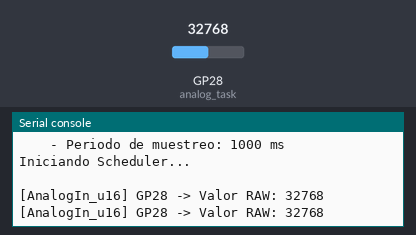
The program below on a simulated Raspberry Pi Pico running MicroPython. Parts: the last lines printed to the serial console. Inputs (shaded band) come from the test bench; at power-on: GP28 (analog_task) = 32768 (analog values on the 0–65535 scale). WiFi joins after 1.5 s; no MQTT or app messages arrive unless stated.

Above: at 2.8 s.
2.9 s: GP28 (analog_task) set to 45874
At 4.2 s:
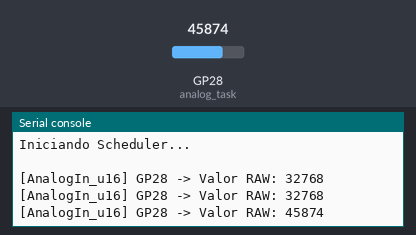
4.4 s: GP28 (analog_task) set to 57670
At 5.0 s:
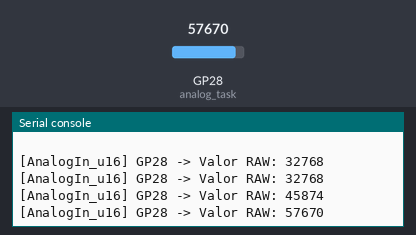
Timing chart, 0 to 7.4 s (numbered marks = the images above; inputs shaded):
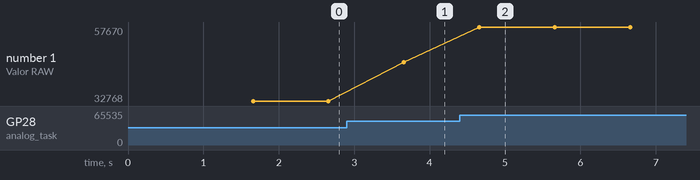

The program:

main.py
```python
"""
main.py
=======
Lanzador del Taller 6 en MicroPython para Raspberry Pi Pico WH 1 (Thonny).
Mide el voltaje de la batería 18650 conectada al cargador TP4056 a través de un
divisor de voltaje conectado al pin GP28 (ADC2), y publica el valor digital por MQTT.
"""

import machine
import time
from analog_in import AnalogIn
from mqtt_client import PubSubMQTT
from scheduler import Scheduler
from wifi_manager import WiFiManager

# ----------------------------------------------------
# CONFIGURACIÓN
# ----------------------------------------------------
SSID = "TU_WIFI_AQUI"
PASSWORD = "TU_PASSWORD_AQUI"
MQTT_BROKER = "broker.hivemq.com"
PORT = 1883
PREFIX = "UDFJC/iot_ws/robot0/"

unique_id = machine.unique_id().hex()
NODE_NAME = f"emb_node_{unique_id[-4:]}"


def main():
    print("==================================================")
    print("🔋 TALLER 6: MONITOREO DE BATERÍA 18650 Y ADC")
    print("==================================================")

    # 1. Conexión Wi-Fi
    wifi = WiFiManager(ssid=SSID, password=PASSWORD)
    if not wifi.connect():
        return

    # 2. Conexión MQTT
    mqtt = PubSubMQTT(client_id=NODE_NAME, broker=MQTT_BROKER, port=PORT, prefix=PREFIX)
    mqtt.connect()

    # 3. Inicializar Scheduler y Tarea Analógica
    scheduler = Scheduler()

    # Configurar AnalogIn en el pin GP28 (ADC2) con lectura cada 1000 ms (1 segundo)
    analog_task = AnalogIn(
        scheduler=scheduler,
        pubsub=mqtt,
        gpio="GP28",
        period_ms=1000,
    )

    print("\n[+] Sistema listo:")
    print("    - Pin ADC: GP28")
    print(f"    - Tópico MQTT: {PREFIX}AnalogIn_u16/GP28")
    print("    - Periodo de muestreo: 1000 ms")
    print("Iniciando Scheduler...\n")

    # 4. Ejecutar el Scheduler
    scheduler.run()


if __name__ == "__main__":
    main()
```

analog_in.py
```python
"""
analog_in.py
============
Clase AnalogIn para lectura de entradas analógicas (ADC) y monitoreo de voltaje.
Publica en el tópico:
    AnalogIn_u16/<gpio>
Payload:
    {"value": 12345}
"""

from machine import ADC
from task import Task


class AnalogIn(Task):
    def __init__(self, scheduler, pubsub, gpio="GP28", period_ms=1000):
        """
        gpio: Identificador del pin ADC. Ejemplo: "GP26", "GP27", "GP28".
        period_ms: Intervalo entre lecturas y publicaciones.
        """
        self.pubsub = pubsub
        self.gpio = gpio

        # Extraer número de pin (ej. GP28 -> 28)
        pin_number = int(gpio.replace("GP", ""))
        self.adc = ADC(pin_number)

        self.topic = "AnalogIn_u16/" + gpio
        print(f"[AnalogIn] Inicializado en {self.gpio}. Tópico: '{self.topic}'")

        super().__init__(scheduler, period_ms=period_ms, name=f"adc_{gpio}")

    def update(self):
        # Lectura de 16 bits sin signo (0 a 65535)
        value = self.adc.read_u16()

        msg = {
            "value": value
        }

        print(f"[AnalogIn_u16] {self.gpio} -> Valor RAW: {value}")
        self.pubsub.publish(self.topic, msg)
```

mqtt_client.py
```python
"""
mqtt_client.py
==============
Cliente MQTT liviano con prefijo de tópicos para MicroPython.
"""

import json
from umqtt.simple import MQTTClient


class PubSubMQTT:
    def __init__(self, client_id, broker="broker.hivemq.com", port=1883, prefix="UDFJC/iot_ws/robot0/"):
        self.client_id = client_id
        self.broker = broker
        self.port = port
        self.prefix = prefix

        self.client = MQTTClient(
            client_id=self.client_id,
            server=self.broker,
            port=self.port,
            keepalive=60,
        )
        self.is_connected = False

    def connect(self):
        self.client.connect()
        self.is_connected = True
        print(f"[MQTT] Conectado al broker {self.broker} como '{self.client_id}'")

    def publish(self, local_topic, data):
        if not self.is_connected:
            return

        full_topic = self.prefix + local_topic
        payload = json.dumps(data) if isinstance(data, (dict, list)) else str(data)
        self.client.publish(full_topic.encode("utf-8"), payload.encode("utf-8"))

    def check_msg(self):
        if self.is_connected:
            self.client.check_msg()
```

scheduler.py
```python
"""
scheduler.py
============
Scheduler cooperativo no bloqueante.
"""

import time
import gc


class Scheduler:
    def __init__(self):
        self.tasks = []

    def add(self, task):
        self.tasks.append(task)
        self.tasks.sort(key=lambda t: t.priority)

    def run(self):
        while True:
            now = time.ticks_ms()
            for task in self.tasks:
                if time.ticks_diff(now, task.next_run) >= 0:
                    task.update()
                    task.next_run = time.ticks_add(now, task.period)

            gc.collect()
            time.sleep_ms(1)
```

wifi_manager.py
```python
"""
wifi_manager.py
===============
Gestor de conexión Wi-Fi para Raspberry Pi Pico WH.
"""

import network
import time


class WiFiManager:
    def __init__(self, ssid, password):
        self.ssid = ssid
        self.password = password
        self.wlan = network.WLAN(network.STA_IF)
        self.wlan.active(True)

    def connect(self):
        if not self.wlan.isconnected():
            print(f"[*] Conectando a Wi-Fi: {self.ssid}...")
            self.wlan.connect(self.ssid, self.password)

            intentos = 0
            while not self.wlan.isconnected():
                time.sleep(0.5)
                intentos += 1
                if intentos > 30:
                    print("[!] Tiempo de espera agotado al conectar Wi-Fi.")
                    return False

        ip = self.wlan.ifconfig()[0]
        print(f"[+] Wi-Fi conectado exitosamente. IP: {ip}")
        return True

    def is_connected(self):
        return self.wlan.isconnected()
```

task.py
```python
"""
task.py
=======
Clase Task base para el Scheduler cooperativo.
"""

import time


class Task:
    def __init__(self, scheduler, period_ms, name=None, priority=1):
        self.scheduler = scheduler
        self.period = period_ms
        self.priority = priority
        self.name = name or self.__class__.__name__
        self.next_run = time.ticks_ms()

        if scheduler:
            scheduler.add(self)

    def update(self):
        pass
```

Measured:
- after the input at 2.9 s, the serial console: prints a new line after 0.76 s (image 1)
- after the input at 4.4 s, the serial console: prints a new line after 0.26 s (image 2)
- plotted number 1: 32768 → 45874 after the input at 2.9 s, 45874 → 57670 after the input at 4.4 s
